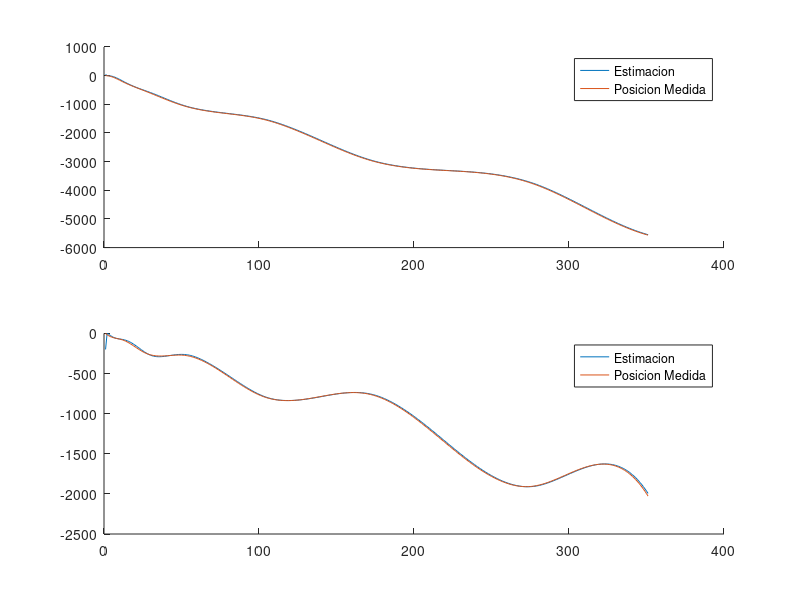
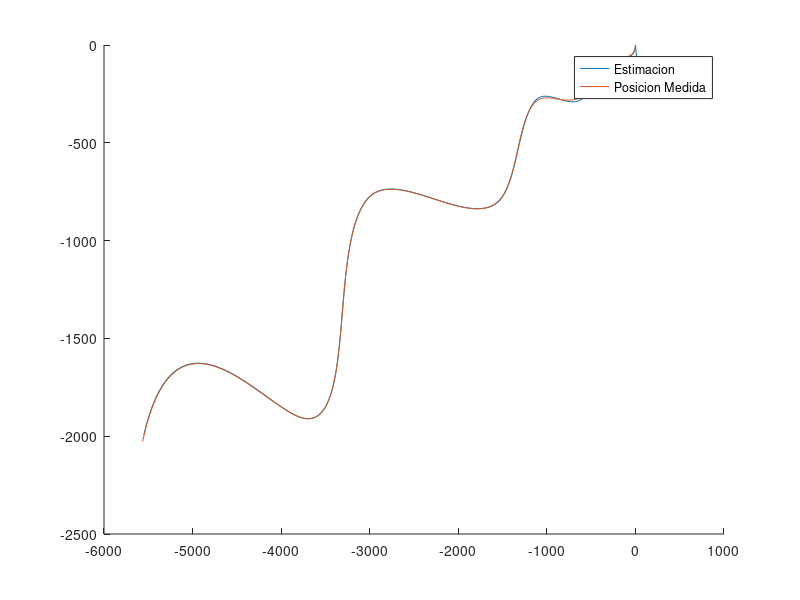

The MATLAB source for these figures, in order:
clear all
close all
clc

load('tp3_kalman.mat');
%%%%%%%%%%%%%%%%%%%%%%%%%%%%%%%%%%%%%%%%%%%%%%%%%%%%%%%%%%%%%%%%%%%%%%%%%%%

toEvaluate= 'position';
%toEvaluate= 'velocity';
%toEvaluate= 'position and velocity';

%Auxiliares
I = [1,0;0,1];
O = zeros(size(I));
O_6 =[O,O,O;O,O,O;O,O,O];
final = length(p) ;
Xsave = [];
Xpred = [];
Ysave = [];



%Parametros del modelo continuo
sigma_a_dot = 10^-1 ;
q = sigma_a_dot^2*I;
Q = [O,O,O;O,O,O;O,O,q]; %Cov ruido de proceso
A=[O,I,O;O,O,I;O,O,O];
sigma_p = 10;
sigma_v = sqrt(10);
sigma_a = 1;
if (strcmp(toEvaluate,'position'))
    C=[I,O,O];
    R = diag([sigma_p^2 sigma_p^2]);
    etha = mvnrnd(zeros(length(R),1),R,final)';
end
if (strcmp(toEvaluate,'velocity'))
  	C=[O,I,O];
    R = diag([sigma_v^2 sigma_v^2]);
end
if (strcmp(toEvaluate,'position and velocity'))
  	C=[I,O,O;O,I,O];
    R = diag([sigma_p^2 sigma_p^2 sigma_v^2 sigma_v^2]);
end


%Discretizacion
%h=1;
Ad = expm(A*h);
Qd = [q*h^5/20,q*h^4/8,q*h^3/6;q*h^4/8,q*h^3/3,q*h^2/2;q*h^3/6,q*h^2/2,q*h];

%Condiciones Iniciales
x0_0 = [40 -200 0 0 0 0]';
P0_0 = diag([10^4 10^8 10^2 10^2 10 10 ]);

%Test de Observabilidad
if (rank(obsv(Ad,C))== length(Ad))
    disp('El sistema es completamente observable')
else
    disp('El sistema NO es completamente observable')
end

%Algoritmo de Kalman

for k = 1:final
    
    %Inicializacion
    if k == 1
        X_kminus_kminus = x0_0;
        P_kminus_kminus = P0_0;
    else
        X_kminus_kminus = X_k_k;
        P_kminus_kminus = P_k_k;
    end
    
    %Valor de la medicion 
    Yk = [p(k,:)]'+ 0*etha(:,k);
    %Ykplus = v(k);
    %Ykplus = [p(k);v(k)];

    %Prediccion
    X_k_kminus = Ad * X_kminus_kminus ;
    P_k_kminus = Ad * P_kminus_kminus * Ad' + Qd ;
    
    %Actualizacion
    K_k =  P_k_kminus * C' * inv( C * P_k_kminus * C' + R);
    X_k_k =  X_k_kminus + K_k * (Yk - C * X_k_kminus );
    P_k_k = (eye(size(K_k*C)) - K_k*C) * P_k_kminus ;
    %P_k_k = (eye(size(K_k*C)) - K_k * C)* P_k_kminus * (eye(size(K_k*C)) - K_k*C)' +  K_k * R * K_k';

    Xsave = [Xsave (X_kminus_kminus) ];
    Ysave = [Ysave (C * X_kminus_kminus)];
    Xpred = [Xpred X_k_kminus];
end
Xsave = Xsave(:,1:final);
Ysave = Ysave(:,1:final);


figure(1)

subplot(2,1,1)
hold on
plot(1:final,Ysave(1,:))
plot(1:final,p(:,1))
legend({'Estimacion','Posicion Medida'})

subplot(2,1,2)
hold on
plot(1:final,Ysave(2,:))
plot(1:final,p(:,2))
legend({'Estimacion','Posicion Medida'})

figure (2)
hold on
plot(Ysave(1,:),Ysave(2,:))
plot(p(:,1),p(:,2))
legend({'Estimacion','Posicion Medida'})

% figure(3)
% subplot(2,1,1)
% hold on
% plot(1:final,Xpred(1,:));
% plot(1:final,Xsave(1,:));
% 
% subplot(2,1,2)
% hold on
% plot(1:final,Xpred(2,:));
% plot(1:final,Xsave(2,:));




